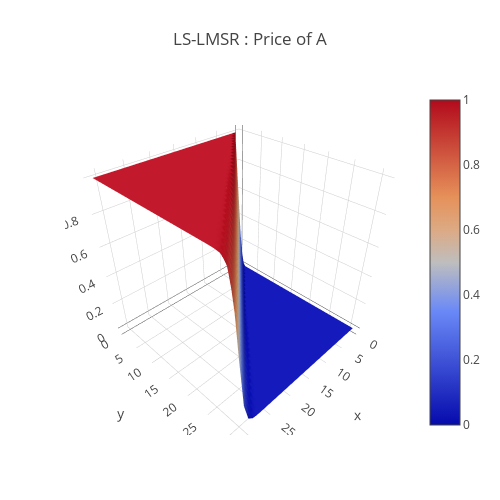

The code cell stored with this chart in its notebook:
### Code cell
a = 0.01
data = [
    go.Surface(
        z=price_function(x,y,a)
    )
]
layout = go.Layout(
    title='LS-LMSR : Price of A',
    autosize=False,
    width=500,
    height=500,
    margin=dict(
        l=65,
        r=50,
        b=65,
        t=90
    )
)
fig = go.Figure(data=data, layout=layout)
URL = plotly.offline.iplot(fig, filename='Costfunction-3d-surface.html')

### Figure 1 — Plotly figure (JSON) as saved in the notebook; plotly's stock layout.template omitted (floating-point values rounded to 4 significant figures; data arrays with more than 128 entries replaced by an {"elided": "..."} marker saying what was removed)
{"data": [{"type": "surface", "uid": "26c08368-e466-43e2-82d3-692d3bb25099", "z": {"elided": "32x32 float values"}}], "layout": {"autosize": false, "height": 500, "margin": {"b": 65, "l": 65, "r": 50, "t": 90}, "title": {"text": "LS-LMSR : Price of A"}, "width": 500}}
